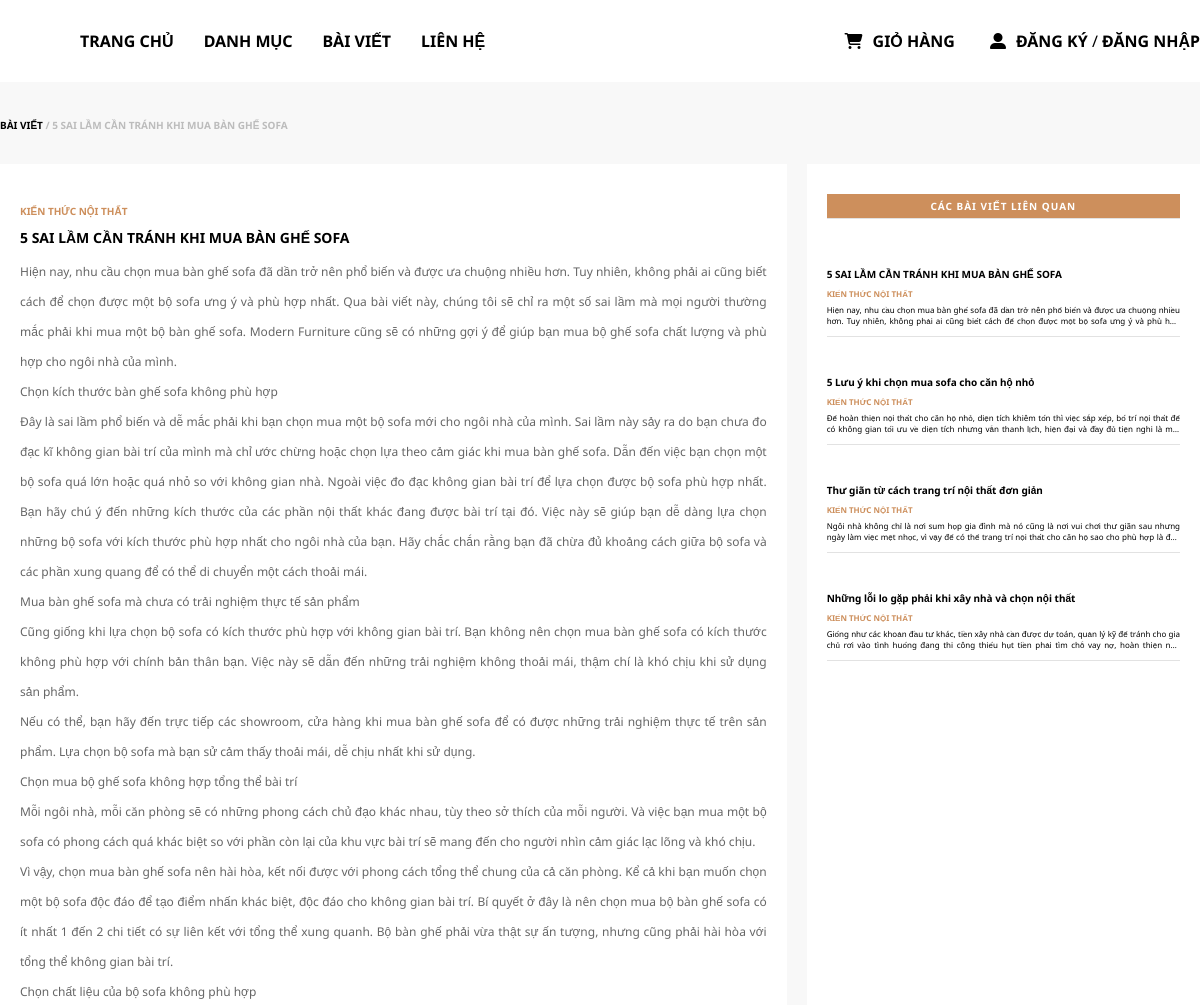
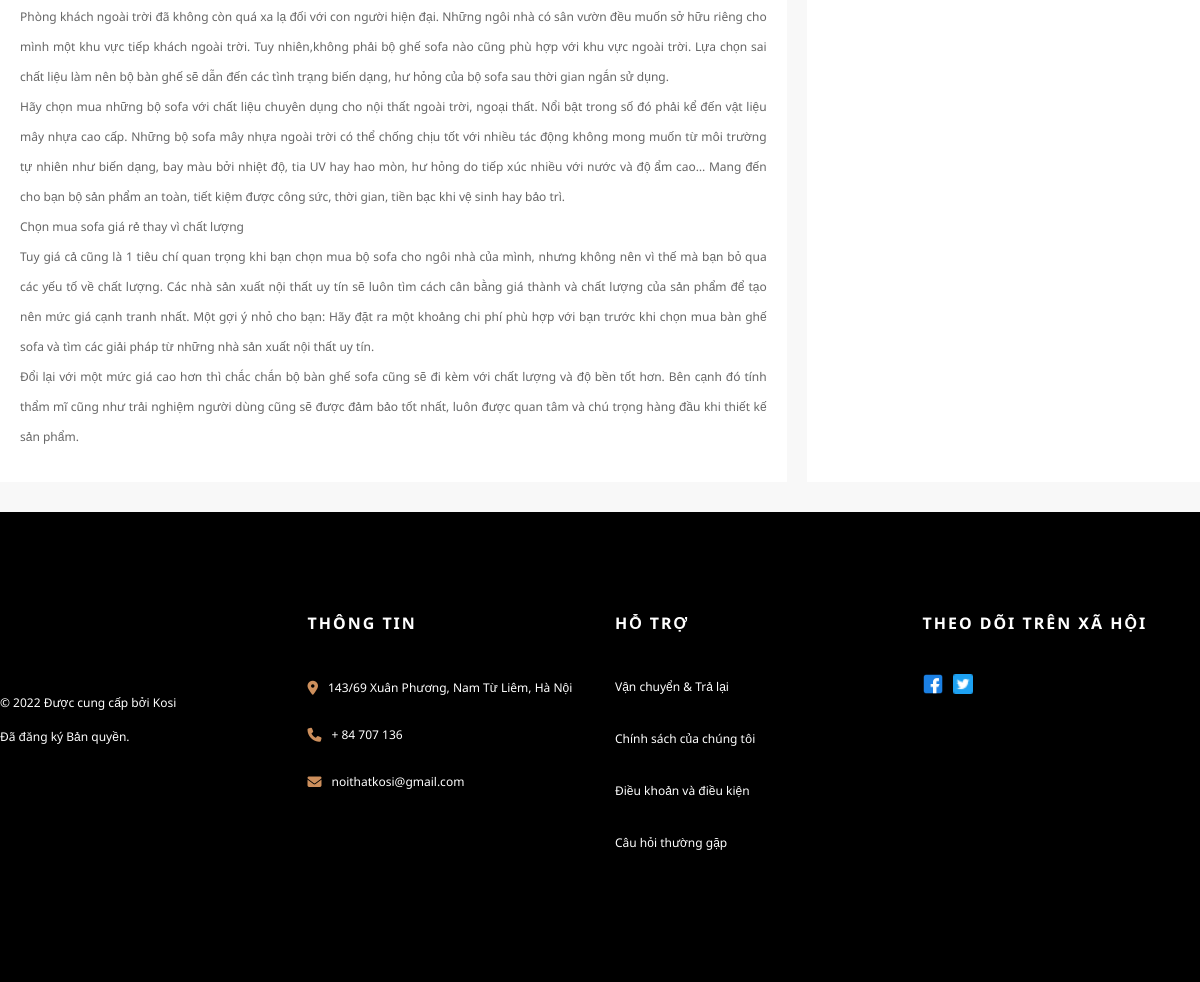
Screenshot of /?role=client&mod=detailBlog&id_blog=3 with the database file from the repository (2 pictures, top to bottom).
### tables this page shows
CREATE TABLE `blog` (
  `id_blog` int(11) NOT NULL,
  `title_blog` varchar(255) NOT NULL,
  `des_blog` text NOT NULL,
  `img_blog` varchar(255) NOT NULL,
  `at_blog` timestamp NOT NULL DEFAULT current_timestamp() ON UPDATE current_timestamp()
);

### libraries/database.php (called while the page is built, shortened)
<?php
function db_query($query_string) {
    global $conn;
    $result = mysqli_query($conn, $query_string);
    return $result;
}
function db_fetch_row($query_string) {
    $mysqli_result = db_query($query_string);
    $result = mysqli_fetch_assoc($mysqli_result);
    return $result;
}
function db_fetch_array($query_string) {
    $result = array();
    $mysqli_result = db_query($query_string);
    while ($row = mysqli_fetch_assoc($mysqli_result)) {
        $result[] = $row;
    }
    return $result;
}

### modules/client/detailBlog/models/indexModel.php (called while the page is built)
<?php
function get_one_blog($id_blog) {
    $result = db_fetch_row("SELECT * FROM `blog` WHERE `id_blog` = $id_blog");
    return $result;
}
function get_list_blog() {
    $result = db_fetch_array("SELECT * FROM `blog`");
    return $result;
}
function get_list_categories() {
    $result = db_fetch_array("SELECT * FROM `categories`");
    return $result;
}

### modules/client/detailBlog/controllers/indexController.php (called while the page is built, shortened)
<?php
function indexAction() {
    $id_blog = $_GET['id_blog'];
    $data['bloglist'] = get_list_blog();
    $data['blog'] = get_one_blog($id_blog);
    $data['categories']= get_list_categories();
    load_view('index',$data);
}

### core/router.php (called while the page is built, shortened)
<?php
$method = $_SERVER['REQUEST_METHOD'] === 'GET' ? '' : $_SERVER['REQUEST_METHOD'];
$action_name = get_action().ucfirst(strtolower($method)).'Action';
call_function(array('construct', $action_name));

### core/appload.php (called while the page is built, shortened)
<?php
require CONFIGPATH . DIRECTORY_SEPARATOR . 'database.php';
require LIBPATH . DIRECTORY_SEPARATOR . 'database.php';
require COREPATH . DIRECTORY_SEPARATOR . 'base.php';
require COREPATH . DIRECTORY_SEPARATOR . 'router.php';

### index.php (called while the page is built, shortened)
<?php
require COREPATH.DIRECTORY_SEPARATOR.'appload.php';

### modules/client/detailBlog/views/indexView.php (the view, shortened to what this page needs)
<?php get_header('', 'Chi tiết bài viết') ?>
<div class="container-detail-blog">
    <div class="title">
        <span><a href="?role=client&mod=blog">BÀI VIẾT</a> / <?php echo $blog['title_blog']?></span>
    </div>
        <div class="container-detail-group">
            <div class="detail-left">
                <div class="container-detail-blog-user">
                    <div class="">
                        <span>KIẾN THỨC NỘI THẤT</span>
                    </div>
                </div>
                <div class="container-detail-blog-title">
                    <h3><?php echo $blog['title_blog']?></h3>
                </div>
                <div class="container-detail-blog-content">
                    <p><?php echo $blog['des_blog']?></p>
                </div>
            </div>
            <div class="detail-right">
                <h1>CÁC BÀI VIẾT LIÊN QUAN</h1>
                <div class="detail-right-content">
                    <?php foreach($bloglist as $blogs){
                        ?>
                        <div class="detail-right-content-items">
                            <div class="detail-right-content-items-img">
                            </div>
                            <div class="detail-right-content-items-nd">
                                <a href="?role=client&mod=detailBlog&id_blog=<?php echo $blogs['id_blog']?>"><?php echo $blogs['title_blog']?></a>
                                <div class="container-detail-blog-user" style="font-size: 8px; padding-top: 5px;">
                                    <div class="" style="">
                                        <span style="">KIẾN THỨC NỘI THẤT</span>
                                    </div>
                                </div>
                                <p style="padding-top: 5px;"><?php echo $blogs['des_blog']?></p>
                            </div>
                        </div>
                        <?php
                    }?>
                </div>
            </div>
        </div>
    </div>
    <?php get_footer('') ?>

### core/base.php (shortened to what this page needs)
<?php
function get_role() {
    global $config;
    $role = isset($_GET['role']) ? $_GET['role'] : $config['default_role'];
    return $role;
}
function get_module() {
    global $config;
    $module = isset($_GET['mod']) ? $_GET['mod'] : $config['default_module'];
    return $module;
}
function call_function($list_function = array()) {
    if (is_array($list_function)) {
        foreach ($list_function as $f) {
            if (function_exists($f())) {
                $f();
            }
        }
    }
}
function load_view($name, $data_send = array()) {
    $data = $data_send;
    $path = MODULESPATH . DIRECTORY_SEPARATOR . get_role() . DIRECTORY_SEPARATOR .  get_module() . DIRECTORY_SEPARATOR . 'views' . DIRECTORY_SEPARATOR . $name . 'View.php';
    if (file_exists($path)) {
        require $path;
    } else {
        echo "Không tìm thấy {$path}";
    }
}
function get_header($name = '', $title = '') {
    if (empty($name)) {
        $name = 'header';
    } else {
        $name = "header-{$name}";
    }
    $path = LAYOUTPATH . DIRECTORY_SEPARATOR . $name . '_' . get_role() . '.php';
    if (file_exists($path)) {
        require $path;
    } else {
        echo "Không tìm thấy {$path}";
    }
}
function get_footer($name = '') {
    if (empty($name)) {
        $name = 'footer';
    } else {
        $name = "footer-{$name}";
    }
    $path = LAYOUTPATH . DIRECTORY_SEPARATOR . $name . '_' . get_role() . '.php';
    if (file_exists($path)) {
        require $path;
    } else {
        echo "Không tìm thấy {$path}";
    }
}
function is_auth()
{
    return isset($_SESSION["auth"]);
}
?>

### layout/header_client.php (shortened to what this page needs)
<div class="container-header" id="myHeader">
    <div class="header">
        <div class="header-left">
            <div class="header-left-nav">
                <div class="nav-main">
                    <ul class="ul_main">
                        <li><a href="?role=client&mod=home">TRANG CHỦ</a></li>
                        <li><a href="#">DANH MỤC</a>
                        </li>
                        <li><a href="?role=client&mod=blog">BÀI VIẾT</a></li>
                        <li><a href="?role=client&mod=lienhe">LIÊN HỆ</a></li>
                    </ul>
                </div>
            </div>
        </div>
        <div class="header-right">
            <div class="header-right-acount">
                <a href="?role=client&mod=cart" class="cart">
                    <i class="fas fa-shopping-cart"></i>
                    <p>GIỎ HÀNG</p>
                </a>
            </div>
            <div class="header-right-shop">
                <?php
                if(is_auth()){
                  ?>
                    <div class="container-output">
                    <i class="fas fa-user-alt"></i>
                    <div class="users-output">
                        <a href="?role=client&mod=users" class="output-main">CÁ NHÂN
                            <ul class="output-sub">
                                <li><a href="?role=client&mod=users">TÀI KHOẢN CỦA TÔI</a></li>
                                <li><a href="?role=client&mod=users&action=quanly">ĐƠN HÀNG CỦA TÔI</a></li>
                                <?php
                                if($_SESSION['auth']['role']==2){
                                    ?>
                                    <li><a href="?role=admin">TRANG QUẢN TRỊ</a></li>
                                    <?php
                                }
                                ?>
                                <li><a href="?role=client&mod=auth&action=logout">ĐĂNG XUẤT</a></li>
                            </ul>
                        </a>
                    </div>
                </div>
                  <?php
                }else{
                    ?>
                    <div class="container-input">
                    <i class="fas fa-user-alt"></i>
                    <div class="users-input">
                        <a href="?role=client&mod=dangky">ĐĂNG KÝ</a> / <a href="?role=client&mod=auth">ĐĂNG NHẬP</a>
                    </div>
                </div>
                    <?php
                }
                ?>
            </div>
        </div>
    </div>
</div>

### layout/footer_client.php (shortened to what this page needs)
<div class="container-footer">
        <div class="footer">
            <div class="footer-items-1">
                <div class="footer-logo">
                </div>
                <p>© 2022 Được cung cấp bởi Kosi<br>
                    <br>
                    Đã đăng ký Bản quyền.
                </p>
            </div>
            <div class="footer-items-2">
                <h4>THÔNG TIN</h4>
                <div class="footer-contact">
                    <i class="fas fa-map-marker-alt"></i>
                    <p>143/69 Xuân Phương, Nam Từ Liêm, Hà Nội</p>
                </div>
                <div class="footer-contact">
                    <i class="fas fa-phone"></i>
                    <p>+ 84 707 136</p>
                </div>
                <div class="footer-contact">
                    <i class="fas fa-envelope"></i>
                    <p>noithatkosi@gmail.com</p>
                </div>
            </div>
            <div class="footer-items-3">
                <h4>HỖ TRỢ</h4>
                <ul>
                    <li><a href="#">Vận chuyển & Trả lại</a></li>
                    <li><a href="#">Chính sách của chúng tôi</a></li>
                    <li><a href="#">Điều khoản và điều kiện</a></li>
                    <li><a href="#">Câu hỏi thường gặp</a></li>
                </ul>
            </div>
            <div class="footer-items-4">
                <h4>THEO DÕI TRÊN XÃ HỘI</h4>
                <div class="icon-mxh">
                    <a href="#">
                        <img src="public/image/fb2.png" alt="">
                    </a>
                    <a href="#">
                        <img src="public/image/twitter.png" alt="">
                    </a>
                </div>
            </div>
        </div>
    </div>
</body>
</html>

### modules/client/detailBlog/views/indexView.php (style rules this page uses)
* { padding: 0px; margin: 0px; font-family: 'Noto Sans', sans-serif; }
.container-header { background-color: white; width: 100%; z-index: 1; }
.header { max-width: 1280px; margin: 0 auto; display: flex; align-items: center; justify-content: space-between; }
.header-left { display: flex; justify-content: center; align-items: center; gap: 80px; }
.header-left .header-left-nav .nav-main .ul_main { display: flex; gap: 30px; list-style-type: none; position: relative; }
.header-left .header-left-nav .nav-main .ul_main li { padding: 30px 0px; }
.header-left .header-left-nav .nav-main .ul_main li a { text-decoration: none; color: black; font-weight: bold; font-size: 16px; }
.header-right { display: flex; align-items: center; gap: 35px; }
.header-right .header-right-acount .cart { display: flex; align-items: center; text-decoration: none; font-weight: bold; gap: 10px; font-size: 16px; color: black; }
.header-right .header-right-shop .container-input { display: flex; align-items: center; gap: 10px; }
.header-right .header-right-shop .container-input .users-input a { text-decoration: none; color: black; font-size: 16px; font-weight: bold; }
.container-detail-blog { background-color: #f8f8f8; padding: 30px 0px; }
.container-detail-group { max-width: 1280px; margin: 0 auto; display: grid; grid-template-columns: 2fr 1fr; grid-gap: 20px; }
.detail-left { padding: 30px 20px; background-color: white; }
.container-detail-blog-title h3 { text-transform: uppercase; font-size: 14px; padding: 10px 0px; color: black; font-weight: bold; }
.container-detail-blog-user { display: flex; gap: 5px; align-items: center; color: #cd8f5c; font-weight: bold; font-size: 10px; padding-top: 10px; }
.container-detail-blog-content p { text-align: justify; line-height: 30px; font-size: 12px; color: #666666; }
.detail-right { background-color: white; padding: 30px 20px; }
.detail-right h1 { font-size: 10px; text-align: center; color: white; border-bottom: 1px solid #e2e2e2; padding-bottom: 10px; background-color: #cd8f5c; padding: 5px; letter-spacing: 1px; }
.detail-right-content { padding-top: 10px; }
.detail-right-content-items { border-bottom: 1px solid #e2e2e2; padding: 10px 0px; }
.detail-right-content-items-nd a { font-size: 10px; color: black; font-weight: bold; text-decoration: none; }
.detail-right-content-items-nd p { font-size: 8px; display: inline-block; word-wrap: break-word; white-space: normal; overflow: hidden; display: -webkit-box; text-overflow: ellipsis; -webkit-box-orient: vertical; -webkit-line-clamp: 2; text-align: justify; }
.title { max-width: 1280px; margin: 0 auto; padding-bottom: 30px; }
.title span { font-size: 10px; font-weight: bold; color: #7777; }
.title span a { text-decoration: none; color: black; }

### layout/footer_client.php (style rules this page uses)
* { padding: 0px; margin: 0px; font-family: 'Noto Sans', sans-serif; }
.container-footer { background-color: black; }
.footer { max-width: 1280px; margin: 0 auto; display: grid; grid-template-columns: 1fr 1fr 1fr 1fr; grid-gap: 30px; padding: 100px 0px; }
.footer-items-1 { padding-top: 40px; }
.footer-items-1 p { font-size: 12px; padding-top: 20px; color: white; }
.footer-items-2 h4 { color: white; font-weight: bold; padding-bottom: 45px; letter-spacing: 2px; }
.footer-contact { display: flex; align-items: center; gap: 10px; padding-bottom: 30px; }
.footer-contact p { color: white; font-size: 12px; }
.footer-contact i { color: white; font-size: 14px; color: #cd8f5c; }
.footer-items-3 h4 { color: white; font-weight: bold; padding-bottom: 40px; letter-spacing: 2px; }
.footer-items-3 ul { list-style-type: none; }
.footer-items-3 ul li { padding-bottom: 30px; }
.footer-items-3 ul li a { text-decoration: none; font-size: 12px; color: white; }
.footer-items-4 h4 { color: white; font-weight: bold; padding-bottom: 40px; letter-spacing: 2px; }
.footer-items-4 .icon-mxh { padding-bottom: 30px; display: flex; align-items: center; gap: 10px; }
.footer-items-4 .icon-mxh a img { width: 20px; }

### rows the page displays
blog: title_blog "5 SAI LẦM CẦN TRÁNH KHI MUA BÀN GHẾ SOFA", des_blog "Hiện nay, nhu cầu chọn mua bàn ghế sofa đã dần trở nên phổ biến và được ưa chuộng nhiều hơn. Tuy nhiên, không phải ai cũng biết cách để chọn được một bộ sofa ưng ý và phù hợp nhất. Qua bài viết này, chúng tôi sẽ chỉ ra một số sai lầm mà mọi người thường mắc phải khi mua một bộ bàn ghế sofa. Modern Furniture cũng sẽ có những gợi ý để giúp bạn mua bộ ghế sofa chất lượng và phù hợp cho ngôi nhà của mình. Chọn kích thước bàn ghế sofa không phù hợp Đây là sai lầm phổ biến và dễ mắc phải khi bạn chọn mua một bộ sofa mới cho ngôi nhà của mình. Sai lầm này sảy ra do bạn chưa đo đạc kĩ không gian bài trí của mình mà chỉ ước chừng hoặc chọn lựa theo cảm giác khi mua bàn ghế sofa. Dẫn đến việc bạn…", des_blog "Hiện nay, nhu cầu chọn mua bàn ghế sofa đã dần trở nên phổ biến và được ưa chuộng nhiều hơn. Tuy nhiên, không phải ai cũng biết cách để chọn được một bộ sofa ưng ý và phù…"
blog: title_blog "5 Lưu ý khi chọn mua sofa cho căn hộ nhỏ", des_blog "Để hoàn thiện nội thất cho căn hộ nhỏ, diện tích khiêm tốn thì việc sắp xếp, bố trí nội thất để có không gian tối ưu về diện tích nhưng vẫn thanh lịch, hiện đại và đầy đủ tiện nghi là…"
blog: title_blog "Thư giãn từ cách trang trí nội thất đơn giản", des_blog "Ngôi nhà không chỉ là nơi sum họp gia đình mà nó cũng là nơi vui chơi thư giãn sau nhưng ngày làm việc mệt nhọc, vì vậy để có thể trang trí nội thất cho căn hộ sao cho phù hợp là…"
blog: title_blog "Những lỗi lo gặp phải khi xây nhà và chọn nội thất", des_blog "Giống như các khoản đầu tư khác, tiền xây nhà cần được dự toán, quản lý kỹ để tránh cho gia chủ rơi vào tình huống đang thi công thiếu hụt tiền phải tìm chỗ vay nợ, hoàn thiện…"
